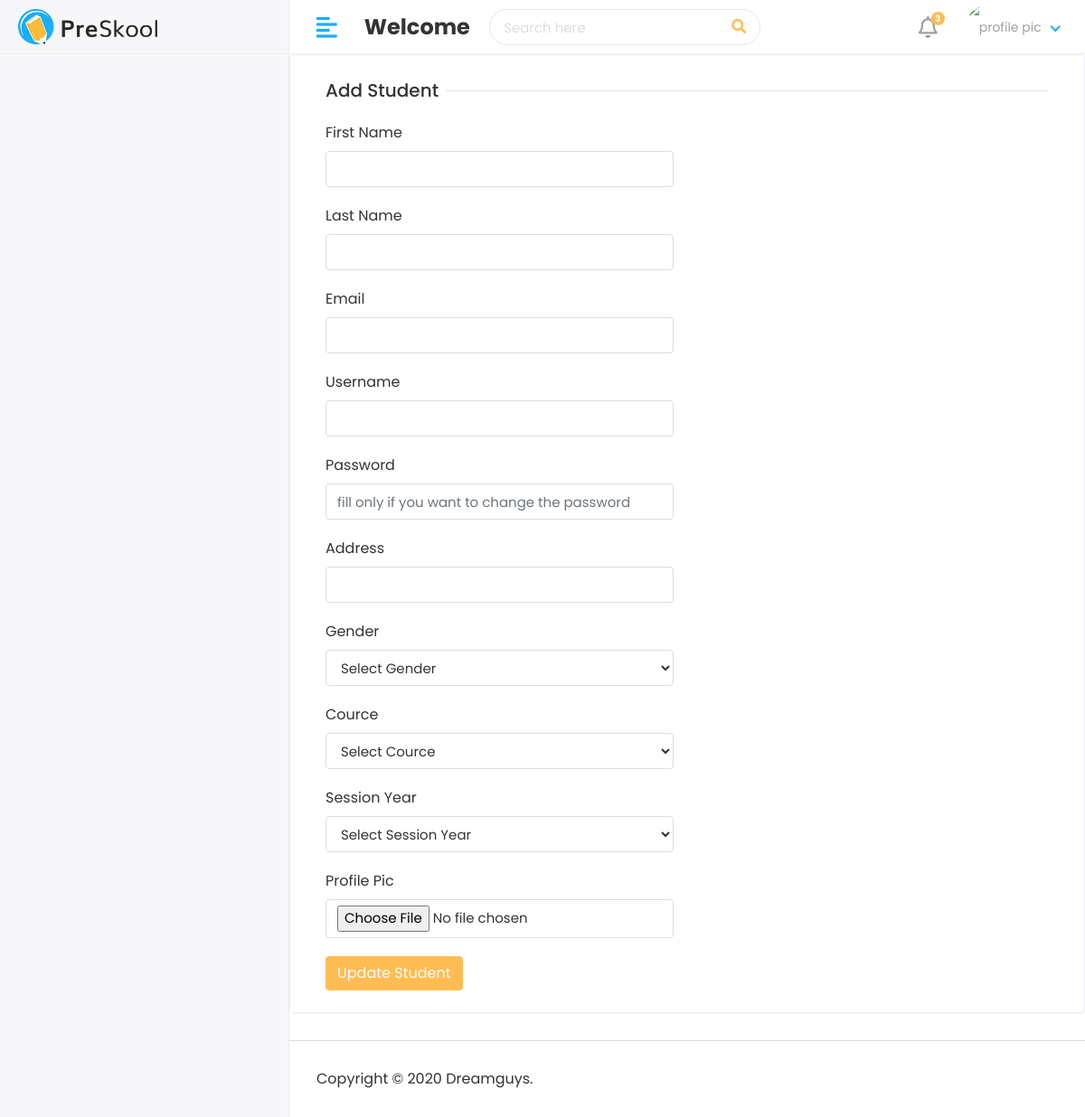
The page /hod/edit-student/11/ on the database as committed earlier.
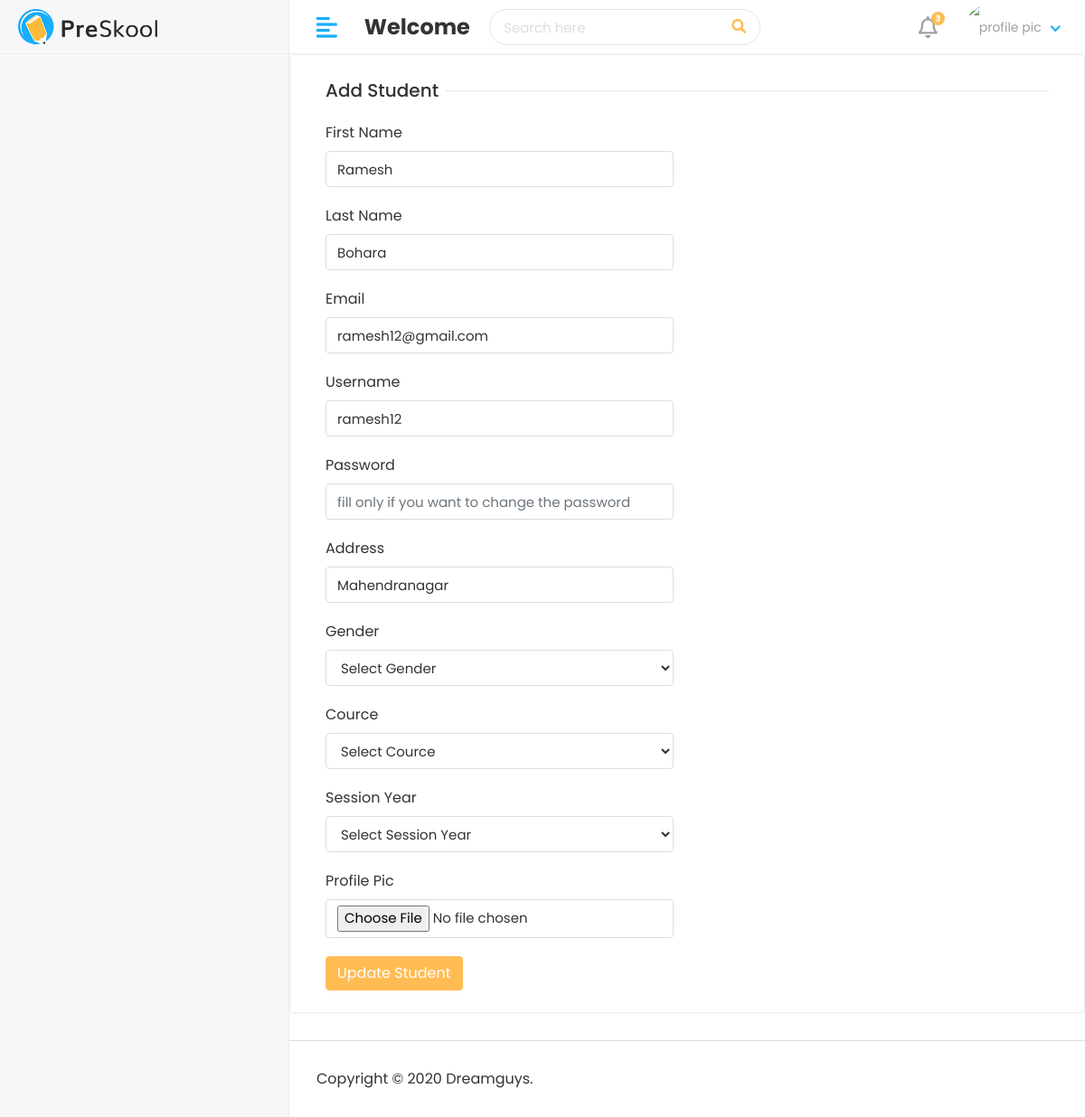
The same page on the database as committed later.
### app_attendance_system/models.py (models this page shows, shortened)
class Student(models.Model):
    admin = models.OneToOneField(CustomUser, on_delete=models.CASCADE)
    address = models.CharField(max_length=20)
    gender=models.CharField( max_length=50)
    cource_id = models.ForeignKey(Cource, on_delete=models.DO_NOTHING)
    session_year_id= models.ForeignKey(Session_Year, on_delete=models.DO_NOTHING)
    created_at=models.DateTimeField(auto_now=True)
    updated_at= models.DateTimeField(auto_now=True)

class CustomUser(AbstractUser):
    USER = {
        (1, 'HOD'),
        (2, 'STAFF'),
        (3, 'STUDENT'),
    }
    user_type= models.CharField(choices=USER, max_length=1, default=1)
    profile_pic = models.ImageField(upload_to='static/assets/img/profile_pic/')

### app_attendance_system/views.py (the view)
# urls.py: path('hod/edit-student/<str:id>/', views.HodEditStudent, name='edit-student'),
def HodEditStudent(request,id):
    student= Student.objects.filter(id=id)
    cource= Cource.objects.all()
    session_year=Session_Year.objects.all()
    context= {
        'student':student,
        'cource':cource,
        'session_year':session_year
    }
    return render(request, 'hod/edit_student.html',context)

### templates/hod/edit_student.html (shortened to what this page needs)
{% extends "layouts/master.html" %}
{% load static %}
{%block content %}
<div class="row">
    <div class="col-sm-12">
      <div class="card">
        <div class="card-body">
          <form action="{% url 'update-student' %}" method= "post" enctype='multipart/form-data'>
              <div class="col-12">
                <h5 class="form-title"><span>Add Student</span></h5>
              </div>
              <div class="col-12 col-sm-6">
                <div class="form-group">
                  <label>First Name</label>
                  <input type="text" class="form-control" name="first_name" value="{% for i in student %}{{i.admin.first_name}}{% endfor %}"/>
                </div>
              </div>
              <div class="col-12 col-sm-6">
                <div class="form-group">
                  <label>Last Name</label>
                  <input type="text" class="form-control" name="last_name" value="{% for i in student %}{{i.admin.last_name}}{% endfor %}" />
                </div>
              </div>
              <div class="col-12 col-sm-6">
                <div class="form-group">
                  <label>Email</label>
                  <input type="email" class="form-control"  name="email"  value="{% for i in student %}{{i.admin.email}}{% endfor %}" />
                </div>
              </div>
              <div class="col-12 col-sm-6">
                <div class="form-group">
                  <label>Username</label>
                  <input type="text" class="form-control"  name="username" value="{% for i in student %}{{i.admin.username}}{% endfor %}" required   />
                </div>
              </div>
              <div class="col-12 col-sm-6">
                <div class="form-group">
                  <label>Password</label>
                  <input type="password" class="form-control" name= "password" placeholder="fill only if you want to change the password " />
                </div>
              </div>
              <div class="col-12 col-sm-6">
                <div class="form-group">
                  <label>Address</label>
                  <input type="text" class="form-control" name= "address" value="{% for i in student %}{{i.address}}{% endfor %}" />
                </div>
              </div>
              <div class="col-12 col-sm-6">
                <div class="form-group">
                   <label>Gender</label>
                   <select class="form-control" name="gender"  value=""  >
                      <option>Select Gender</option>
                   </select>
                </div>
             </div>
              <div class="col-12 col-sm-6">
                <div class="form-group" >
                   <label>Cource</label>
                   <select class="form-control" name="cource_id">
                      <option>Select Cource</option>
                   </select>
                </div>
             </div>
              <div class="col-12 col-sm-6">
                <div class="form-group" >
                   <label>Session Year</label>
                   <select class="form-control" name= "session_year_id" >
                      <option>Select Session Year</option>
                   </select>
                </div>
             </div>
              <div class="col-12 col-sm-6">
                <div class="form-group">
                  <label>Profile Pic</label>
                  <input type="file" class="form-control" name="profile_pic"   />
                </div>
              </div>
              <div class="col-12">
                <button type="submit" class="btn btn-primary">Update Student</button>
              </div>
          </form>
        </div>
      </div>
    </div>
  </div>
{% endblock %}

Rows that differ between the two databases and show on the page:
added Student: first_name "Ramesh", last_name "Bohara", email "ramesh12@gmail.com", username "ramesh12", address "Mahendranagar"
